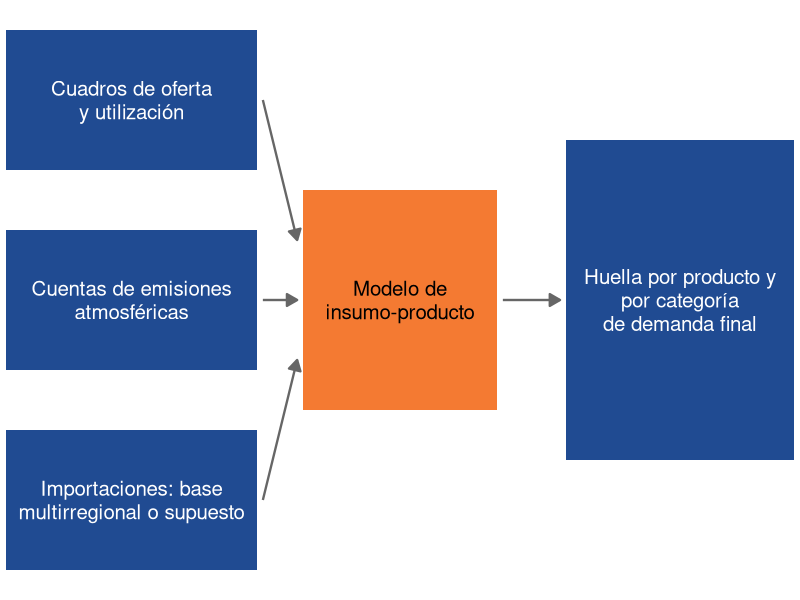
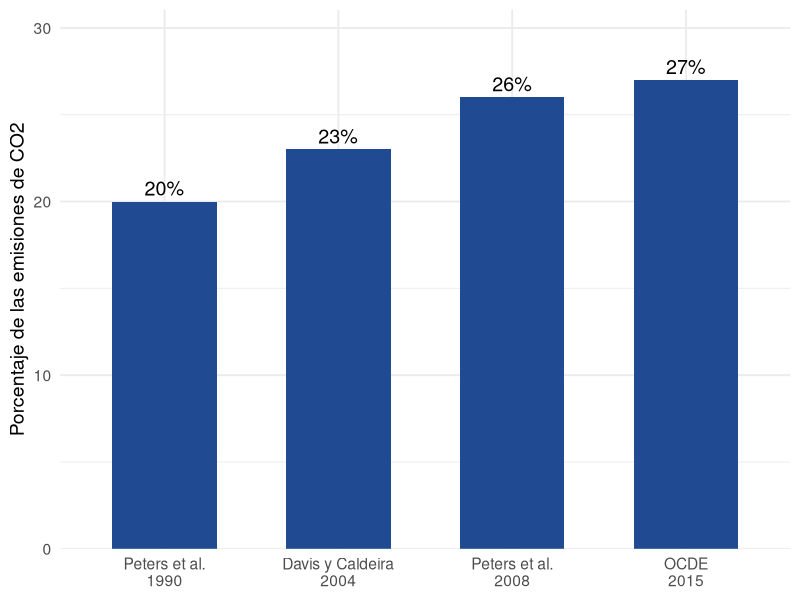
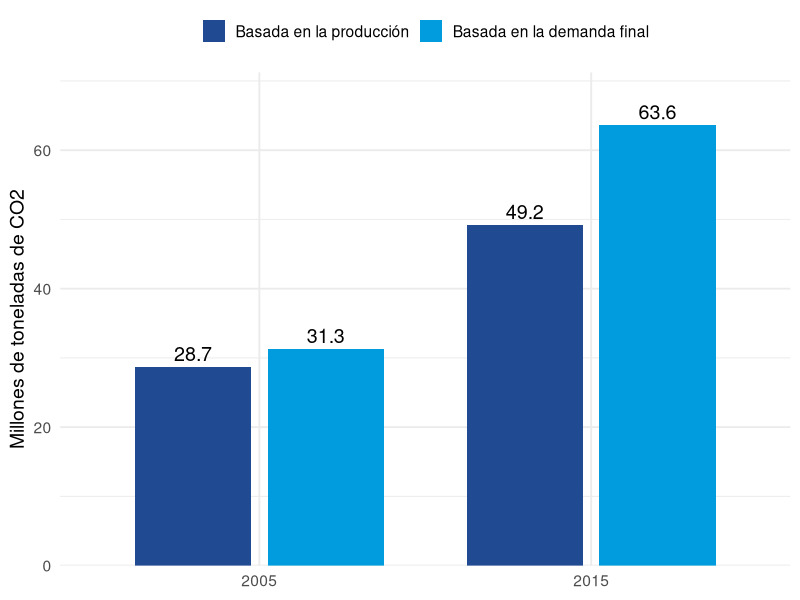
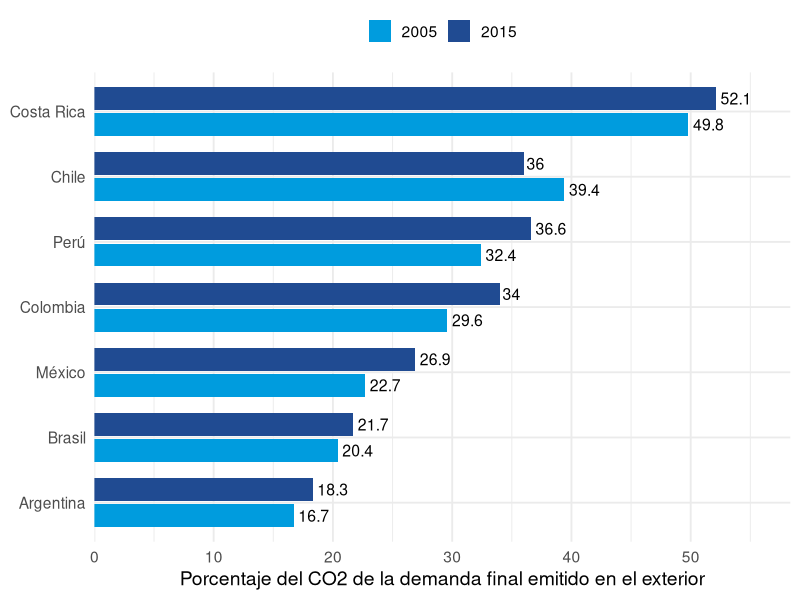
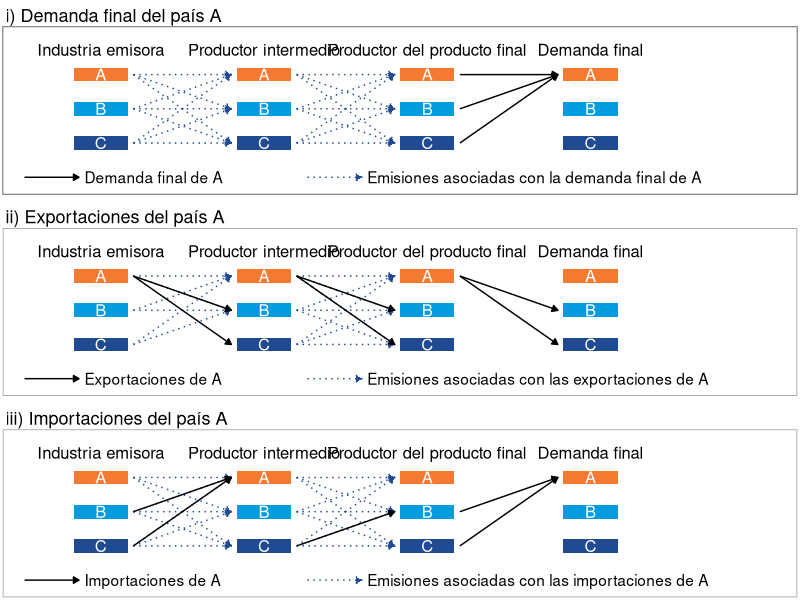

Write the R code that produced these figures, in order.
## ---- chunk 1
#| label: datos
library(ggplot2)

# Anexo E de Yamano y Guilhoto (2020)
oecd <- data.frame(
  pais = c("Perú", "Chile", "Colombia", "México", "Argentina", "Brasil", "Costa Rica"),
  ext_2005 = c(32.4, 39.4, 29.6, 22.7, 16.7, 20.4, 49.8),
  ext_2015 = c(36.6, 36.0, 34.0, 26.9, 18.3, 21.7, 52.1)
)
## ---- chunk 2
#| fig-width: 10
#| fig-height: 3.6
#| fig-align: center
azul <- "#204B92"
naranja <- "#F47A32"

cajas <- data.frame(
  xmin = c(0, 0, 0, 5.2, 9.8),
  xmax = c(4.4, 4.4, 4.4, 8.6, 13.8),
  ymin = c(2.75, 1.75, 0.75, 1.55, 1.3),
  ymax = c(3.45, 2.45, 1.45, 2.65, 2.9),
  texto = c("Cuadros de oferta\ny utilización", "Cuentas de emisiones\natmosféricas",
            "Importaciones: base\nmultirregional o supuesto",
            "Modelo de\ninsumo-producto", "Huella por producto y\npor categoría\nde demanda final"),
  fill = c(azul, azul, azul, naranja, azul),
  col = c("white", "white", "white", "black", "white")
)
cajas$x <- (cajas$xmin + cajas$xmax) / 2
cajas$y <- (cajas$ymin + cajas$ymax) / 2

flechas <- data.frame(
  x = c(4.5, 4.5, 4.5, 8.7), xend = c(5.1, 5.1, 5.1, 9.7),
  y = c(3.1, 2.1, 1.1, 2.1), yend = c(2.4, 2.1, 1.8, 2.1)
)

ggplot() +
  geom_segment(data = flechas, aes(x, y, xend = xend, yend = yend),
               colour = "grey40", linewidth = 0.8,
               arrow = arrow(length = unit(3, "mm"), type = "closed")) +
  geom_rect(data = cajas, aes(xmin = xmin, xmax = xmax, ymin = ymin, ymax = ymax, fill = fill)) +
  geom_text(data = cajas, aes(x, y, label = texto, colour = col), size = 5.2, lineheight = 0.95) +
  scale_fill_identity() +
  scale_colour_identity() +
  coord_cartesian(xlim = c(-0.1, 13.9), ylim = c(0.6, 3.6), expand = FALSE) +
  theme_void()
## ---- chunk 3
#| fig-height: 3.9
#| fig-align: center
glob <- data.frame(
  estudio = factor(
    c("Peters et al.\n1990", "Davis y Caldeira\n2004", "Peters et al.\n2008", "OCDE\n2015"),
    levels = c("Peters et al.\n1990", "Davis y Caldeira\n2004", "Peters et al.\n2008", "OCDE\n2015")
  ),
  pct = c(20, 23, 26, 27)
)
ggplot(glob, aes(x = estudio, y = pct)) +
  geom_col(fill = "#204B92", width = 0.6) +
  geom_text(aes(label = paste0(pct, "%")), vjust = -0.4, size = 5) +
  scale_y_continuous(expand = expansion(mult = c(0, 0.15))) +
  labs(x = NULL, y = "Porcentaje de las emisiones de CO2") +
  theme_minimal(base_size = 14)
## ---- chunk 4
#| fig-height: 3.7
#| fig-align: center
peru <- data.frame(
  anio = rep(c("2005", "2015"), each = 2),
  base = factor(
    rep(c("Basada en la producción", "Basada en la demanda final"), times = 2),
    levels = c("Basada en la producción", "Basada en la demanda final")
  ),
  valor = c(28.7, 31.3, 49.2, 63.6)
)
ggplot(peru, aes(x = anio, y = valor, fill = base)) +
  geom_col(position = position_dodge(width = 0.8), width = 0.7) +
  geom_text(aes(label = valor), position = position_dodge(width = 0.8), vjust = -0.4, size = 5) +
  scale_fill_manual(values = c("#204B92", "#009CDE")) +
  scale_y_continuous(expand = expansion(mult = c(0, 0.12))) +
  labs(x = NULL, y = "Millones de toneladas de CO2", fill = NULL) +
  theme_minimal(base_size = 14) +
  theme(legend.position = "top")
## ---- chunk 5
#| fig-height: 4
#| fig-align: center
ext <- data.frame(
  pais = rep(oecd$pais, times = 2),
  anio = rep(c("2005", "2015"), each = nrow(oecd)),
  valor = c(oecd$ext_2005, oecd$ext_2015)
)
ext$pais <- reorder(ext$pais, ext$valor, FUN = max)
ggplot(ext, aes(y = pais, x = valor, fill = anio)) +
  geom_col(position = position_dodge(width = 0.8), width = 0.7) +
  geom_text(aes(label = valor), position = position_dodge(width = 0.8), hjust = -0.15, size = 4) +
  scale_fill_manual(values = c("#009CDE", "#204B92")) +
  scale_x_continuous(expand = expansion(mult = c(0, 0.12))) +
  labs(x = "Porcentaje del CO2 de la demanda final emitido en el exterior", y = NULL, fill = NULL) +
  theme_minimal(base_size = 14) +
  theme(legend.position = "top")
## ---- chunk 6
#| fig-width: 11
#| fig-height: 5.6
#| fig-align: center
paneles <- c(
  "i) Demanda final del país A",
  "ii) Exportaciones del país A",
  "iii) Importaciones del país A"
)
cols_ind <- c(A = "#F47A32", B = "#009CDE", C = "#204B92")
c_azul <- "#204B92"
c_marron <- "black"
ind <- c("A", "B", "C")
ypos <- c(A = 3, B = 2, C = 1)
xpos <- 1:4 * 1.5
w <- 0.5

barras <- expand.grid(ind = ind, col = 1:4, panel = paneles, stringsAsFactors = FALSE)
barras$x <- xpos[barras$col]
barras$y <- ypos[barras$ind]
barras$panel <- factor(barras$panel, levels = paneles)

flechas <- function(panel, etapa, de, a) {
  g <- expand.grid(de = de, a = a, stringsAsFactors = FALSE)
  data.frame(panel = panel, etapa = etapa, de = g$de, a = g$a)
}
completar <- function(d) {
  d$panel <- factor(d$panel, levels = paneles)
  d$x <- xpos[d$etapa] + w / 2 + 0.05
  d$xend <- xpos[d$etapa + 1] - w / 2 - 0.05
  d$y <- ypos[d$de]
  d$yend <- ypos[d$a]
  d
}

azules <- rbind(
  flechas(paneles[1], 1, ind, ind),
  flechas(paneles[1], 2, ind, ind),
  flechas(paneles[2], 1, ind, c("A", "B")),
  flechas(paneles[2], 2, ind, c("A", "B", "C")),
  flechas(paneles[3], 1, ind, ind),
  flechas(paneles[3], 2, ind, ind)
) |> completar()

marrones <- rbind(
  flechas(paneles[1], 3, ind, "A"),
  flechas(paneles[2], 1, "A", c("B", "C")),
  flechas(paneles[2], 2, "A", c("B", "C")),
  flechas(paneles[2], 3, "A", c("B", "C")),
  flechas(paneles[3], 1, c("B", "C"), "A"),
  flechas(paneles[3], 2, "C", "B"),
  flechas(paneles[3], 3, c("B", "C"), "A")
) |> completar()

encabezados <- data.frame(
  x = xpos,
  label = c("Industria emisora", "Productor intermedio", "Productor del producto final", "Demanda final")
)

leyenda <- data.frame(
  panel = factor(paneles, levels = paneles),
  texto_m = c("Demanda final de A", "Exportaciones de A", "Importaciones de A"),
  texto_a = c("Emisiones asociadas con la demanda final de A",
              "Emisiones asociadas con las exportaciones de A",
              "Emisiones asociadas con las importaciones de A"),
  y = 0
)

flecha <- arrow(length = unit(1.6, "mm"), type = "closed")

ggplot() +
  geom_segment(data = azules, aes(x, y, xend = xend, yend = yend),
               colour = c_azul, linetype = "dotted", linewidth = 0.5, arrow = flecha) +
  geom_segment(data = marrones, aes(x, y, xend = xend, yend = yend),
               colour = c_marron, linewidth = 0.5, arrow = flecha) +
  geom_tile(data = barras, aes(x, y, fill = ind), width = w, height = 0.4) +
  geom_text(data = barras, aes(x, y, label = ind), colour = "white", size = 4.2) +
  geom_text(data = encabezados, aes(x, y = 3.55, label = label),
            vjust = 0, size = 4.2) +
  geom_segment(data = leyenda, aes(x = 0.8, xend = 1.3, y = y, yend = y),
               colour = c_marron, linewidth = 0.5, arrow = flecha) +
  geom_text(data = leyenda, aes(x = 1.35, y = y, label = texto_m),
            hjust = 0, size = 3.9) +
  geom_segment(data = leyenda, aes(x = 3.4, xend = 3.9, y = y, yend = y),
               colour = c_azul, linetype = "dotted", linewidth = 0.5, arrow = flecha) +
  geom_text(data = leyenda, aes(x = 3.95, y = y, label = texto_a),
            hjust = 0, size = 3.9) +
  scale_fill_manual(values = cols_ind, guide = "none") +
  scale_x_continuous(limits = c(0.6, 7.9), expand = c(0, 0)) +
  scale_y_continuous(limits = c(-0.5, 4.4), expand = c(0, 0)) +
  facet_wrap(vars(panel), ncol = 1) +
  theme_void(base_size = 12) +
  theme(
    strip.text = element_text(hjust = 0, size = 13, margin = margin(3, 0, 2, 2)),
    panel.border = element_rect(colour = "grey50", fill = NA, linewidth = 0.4),
    panel.spacing = unit(2.5, "mm"),
    plot.margin = margin(2, 2, 2, 2)
  )
